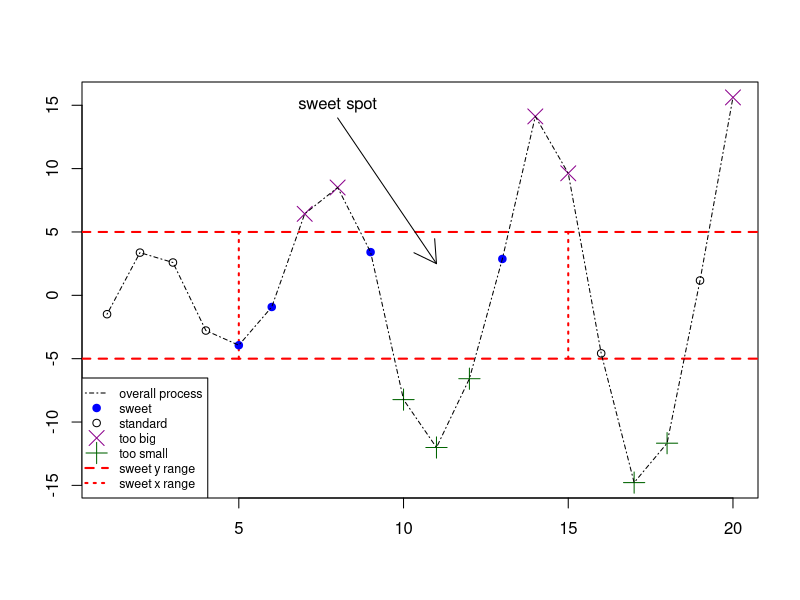

Reproduce this figure in R.
# PA4
# Andrew Zachman
# 2026.09.27
# Sweet spot plot with various point and line types

#install.packages("ggplot2")
#library(ggplot2)

# vectors for plot data points
x <- 1:20
y <- c(-1.49,3.37,2.59,-2.78,-3.94,-0.92,6.43,8.51,3.41,-8.23,
       -12.01,-6.58,2.87,14.12,9.63,-4.58,-14.78,-11.67,1.17,15.62)

# blank plot table
plot(x,y,type="n",
     main="",xlab = "",ylab = "")

# red dotted weighted line, y
abline(h=c(-5,5),col="red",lty=2,lwd=2)

# red dotted weighted line, segmented x
segments(x0=c(5,15),y0=c(-5,-5),x1=c(5,15),y1=c(5,5),col="red",lty=3,
              lwd=2)

# points >=5
points(x[y>=5],y[y>=5],pch=4,col="darkmagenta",cex=2)

# points <=5
points(x[y<=-5],y[y<=-5],pch=3,col="darkgreen",cex=2)

# points within parameters
points(x[(x>=5&x<=15)&(y>-5&y<5)],y[(x>=5&x<=15)&(y>-5&y<5)],pch=19,
       col="blue")

# points outside of parameters
points(x[(x<5|x>15)&(y>-5&y<5)],y[(x<5|x>15)&(y>-5&y<5)])

# line connecting vector points
lines(x,y,lty=4)

# arrow
arrows(x0=8,y0=14,x1=11,y1=2.5)

# sweet spot text
text(x=8,y=15,labels="sweet spot")

# legend for plot
legend("bottomleft",
       legend=c("overall process","sweet","standard",
                "too big","too small","sweet y range","sweet x range"),
       pch=c(NA,19,1,4,3,NA,NA),lty=c(4,NA,NA,NA,NA,2,3),
       col=c("black","blue","black","darkmagenta","darkgreen","red","red"),
       lwd=c(1,NA,NA,NA,NA,2,2),pt.cex=c(NA,1,1,2,2,NA,NA),
       cex=0.75)
